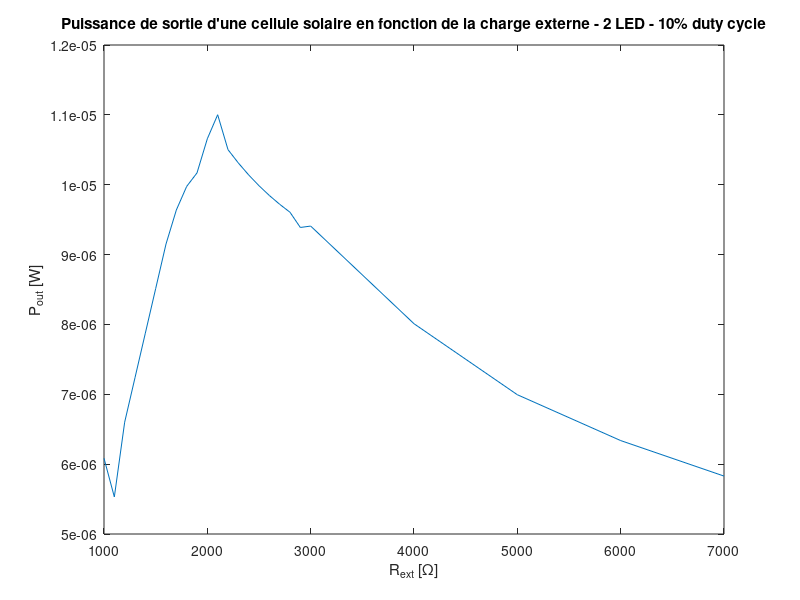
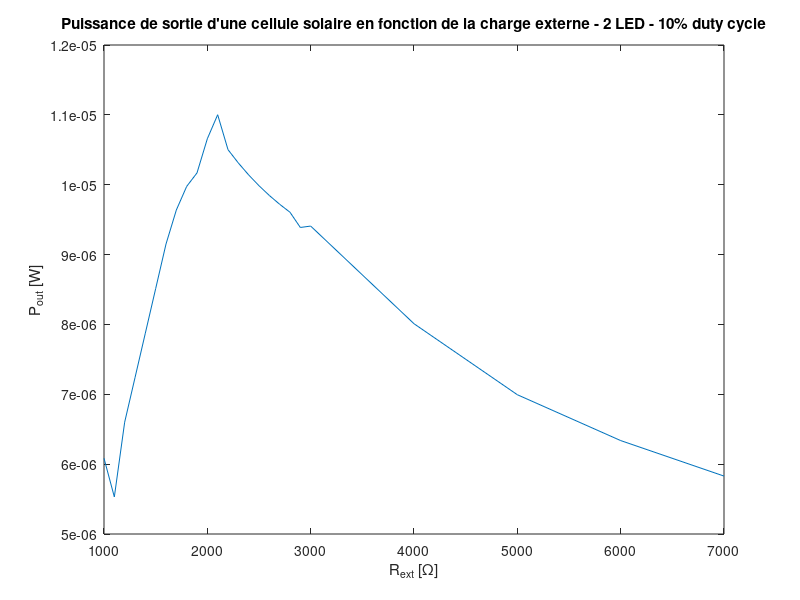
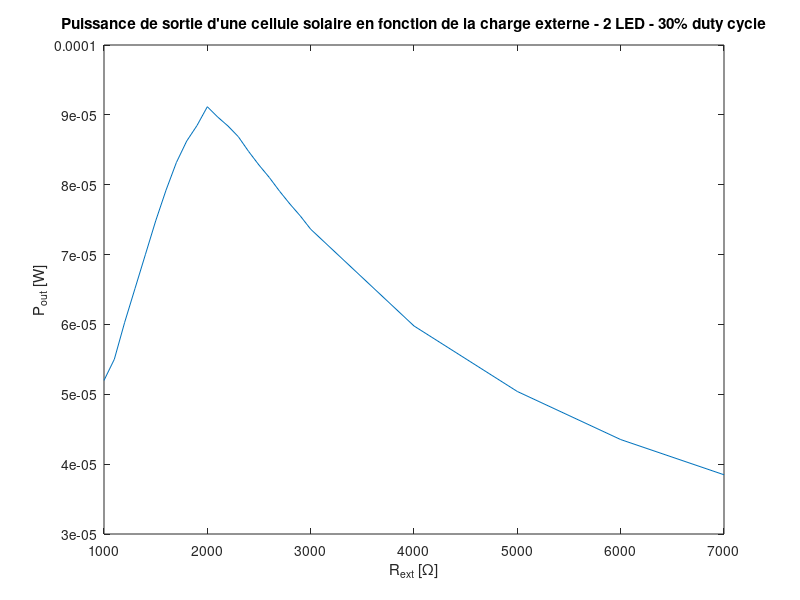
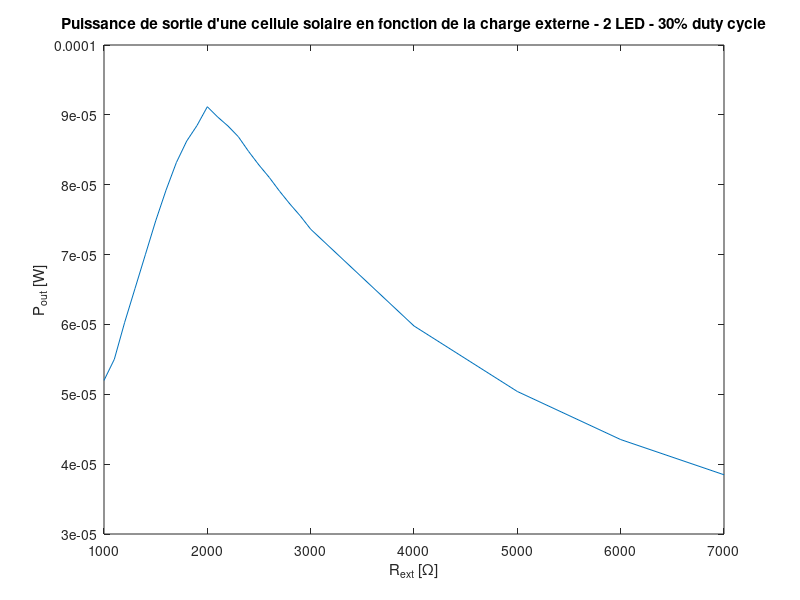

The MATLAB source for these figures, in order:
clear all
close all
clc

%% LED duty cycle = 10%

Rext_low = [1000 1100 1200 1300 1400 1500 1600 1700 1800 1900 2000 2100 2200 2300 2400 2500 2600 2700 2800 2900 3000 4000 5000 6000 7000];
Vr_low =   [.078 .078 .089 .097 .105 .113 .121 .128 .134 .139 .146 .152 .152 .154 .156 .158 .16 .162 .164 .165 .168 .179 .187 .195 .202];
Ir_low = Vr_low ./ Rext_low;
Pout_low = Vr_low .* Ir_low;

fig1 = figure(1)
plot(Rext_low, Pout_low)
ylabel('P_o_u_t [W]')
xlabel('R_e_x_t [\Omega]')
title('Puissance de sortie d''une cellule solaire en fonction de la charge externe - 2 LED - 10% duty cycle')
% set(gca,'XTickLabel',num2str(get(gca,'XTick').'))
saveas(fig1, 'dc10', 'jpg');
saveas(fig1, 'dc10', 'fig');

%% LED duty cycle = 30%

Rext_low = [1000 1100 1200 1300 1400 1500 1600 1700 1800 1900 2000 2100 2200 2300 2400 2500 2600 2700 2800 2900 3000 4000 5000 6000 7000];
Vr_low =   [.228 .246 .269 .291 .313 .335 .356 .376 .394 .41 .427 .434 .441 .447 .451 .455 .459 .462 .465 .468 .47 .489 .502 .511 .519];
Ir_low = Vr_low ./ Rext_low;
Pout_low = Vr_low .* Ir_low;

fig2 = figure(2)
plot(Rext_low, Pout_low)
ylabel('P_o_u_t [W]')
xlabel('R_e_x_t [\Omega]')
title('Puissance de sortie d''une cellule solaire en fonction de la charge externe - 2 LED - 30% duty cycle')
% set(gca,'XTickLabel',num2str(get(gca,'XTick').'))
saveas(fig2, 'dc30', 'jpg');
saveas(fig2, 'dc30', 'fig');

%% LED duty cycle = 50%

Rext_low = [1000 1100 1200 1300 1400 1500 1600 1700 1800 1900 2000 2100 2200 2300 2400 2500 2600 2700 2800 2900 3000 4000 5000 6000];
Vr_low =   [.363 .398 .433 .468 .503 .537 .572 .605 .635 .663 .685 .707 .718 .727 .735 .741 .748 .753 .757 .761 .767 .794 .81 .822];
Ir_low = Vr_low ./ Rext_low;
Pout_low = Vr_low .* Ir_low;

fig3 = figure(3)
plot(Rext_low, Pout_low)
ylabel('P_o_u_t [W]')
xlabel('R_e_x_t [\Omega]')
title('Puissance de sortie d''une cellule solaire en fonction de la charge externe - 2 LED - 50% duty cycle')
% set(gca,'XTickLabel',num2str(get(gca,'XTick').'))
saveas(fig3, 'dc50', 'jpg');
saveas(fig3, 'dc50', 'fig');

%% LED duty cycle = 70%

Rext_low = [1000 1100 1200 1300 1400 1500 1600 1700 1800 1900 2000 2100 2200 2300 2400 2500 2600 2700 2800 2900 3000 4000 5000 6000];
Vr_low =   [.492 .532 .58 .625 .671 .716 .761 .805 .848 .888 .922 .964 .981 .997 1.009 1.019 1.028 1.035 1.041 1.048 1.055 1.09 1.111 1.126];
Ir_low = Vr_low ./ Rext_low;
Pout_low = Vr_low .* Ir_low;

fig4 = figure(4)
plot(Rext_low, Pout_low)
ylabel('P_o_u_t [W]')
xlabel('R_e_x_t [\Omega]')
title('Puissance de sortie d''une cellule solaire en fonction de la charge externe - 2 LED - 70% duty cycle')
% set(gca,'XTickLabel',num2str(get(gca,'XTick').'))
saveas(fig4, 'dc70', 'jpg');
saveas(fig4, 'dc70', 'fig');